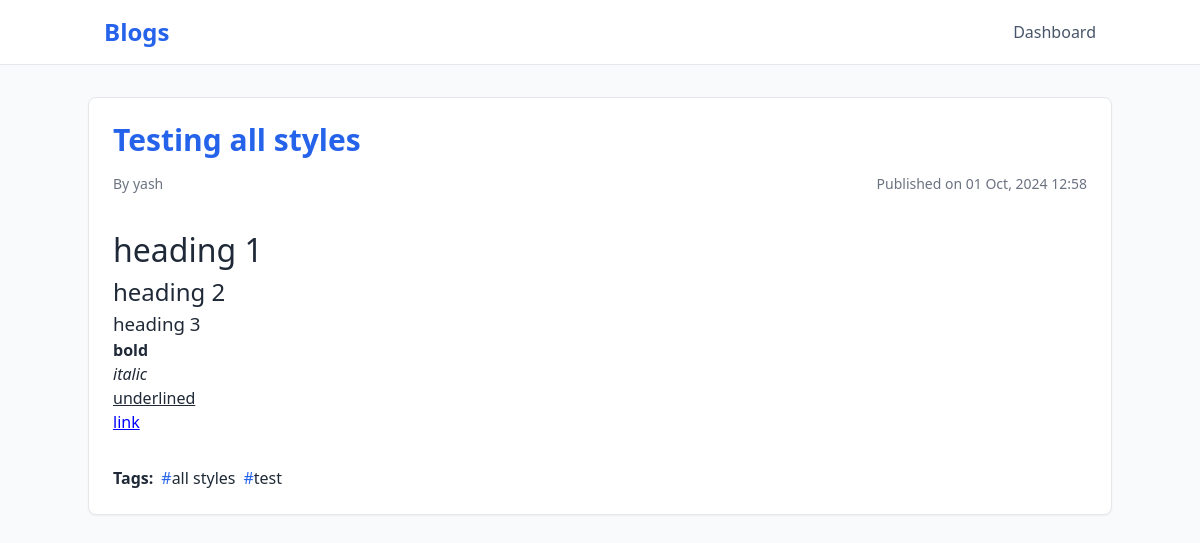
Page /blog.php?id=3 on the committed database.
### tables this page shows
CREATE TABLE `blogs` (
  `id` int NOT NULL AUTO_INCREMENT,
  `author` int DEFAULT NULL,
  `title` text,
  `content` text,
  `tags` text,
  `final` tinyint(1) DEFAULT '0',
  `publishedAt` timestamp NULL DEFAULT CURRENT_TIMESTAMP,
  PRIMARY KEY (`id`),
  KEY `author` (`author`),
  CONSTRAINT `blogs_ibfk_1` FOREIGN KEY (`author`) REFERENCES `users` (`id`)
);

CREATE TABLE `users` (
  `id` int NOT NULL AUTO_INCREMENT,
  `name` text NOT NULL,
  `email` varchar(255) NOT NULL,
  `password` text NOT NULL,
  PRIMARY KEY (`id`),
  UNIQUE KEY `email` (`email`)
);

### blog.php (the view, shortened to what this page needs)
<?php
  require_once 'config/db_conn.php';
  $blog_id = $mysqli->real_escape_string($_GET['id']);
  $result = $mysqli->query("SELECT blogs.*, users.`name` FROM blogs JOIN users ON blogs.author = users.id WHERE blogs.id = $blog_id");
  if($result->num_rows > 0){
    $blog = $result->fetch_assoc();
  }else{
    exit();
  }
?>
<!DOCTYPE html>
<html lang="en">
<head>
  <link rel="stylesheet" href="./output.css">
</head>
<body class="bg-gray-50 text-gray-800 min-h-screen">
  <?php include 'components/navbar.php';?>
  <div class="flex justify-center px-4 py-8">
    <div class="flex flex-col gap-4 container bg-white border rounded-lg shadow-sm p-6">
      <h1 class="text-3xl font-bold text-blue-600" ><?= $blog['title'] ?></h1>
      <div class="flex justify-between items-center gap-4 mb-4 text-sm text-gray-500">
        <span>By <?= $blog['name'] ?></span>
        <span>Published on <?= (new DateTime($blog['publishedAt']))->format("d M, Y H:i") ?></span>
      </div>
      <div id="content" >
        <?= $blog['content'] ?>
      </div>
      <div class="flex gap-2 items-center mt-4" >
        <div class="font-semibold">Tags:</div>
        <?php foreach (explode(',',$blog['tags']??'') as $tag): ?>
          <?php if(!empty($tag)):?>
            <div><span class="text-blue-600">#</span><?= trim($tag) ?></div>
          <?php endif?>
        <?php endforeach?>
      </div>
    </div>
  </div>
</body>
</html>

### rows in the picture
blogs: title "Testing all styles", author.name "yash", publishedAt "01 Oct, 2024 12:58", content "heading 1 heading 2 heading 3 bold italic underlined link", tags "all styles", tags "test"
